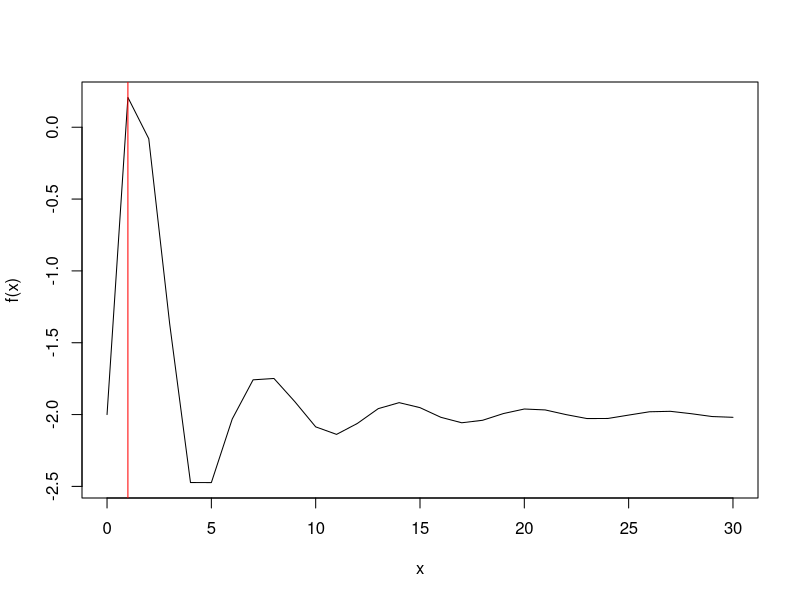
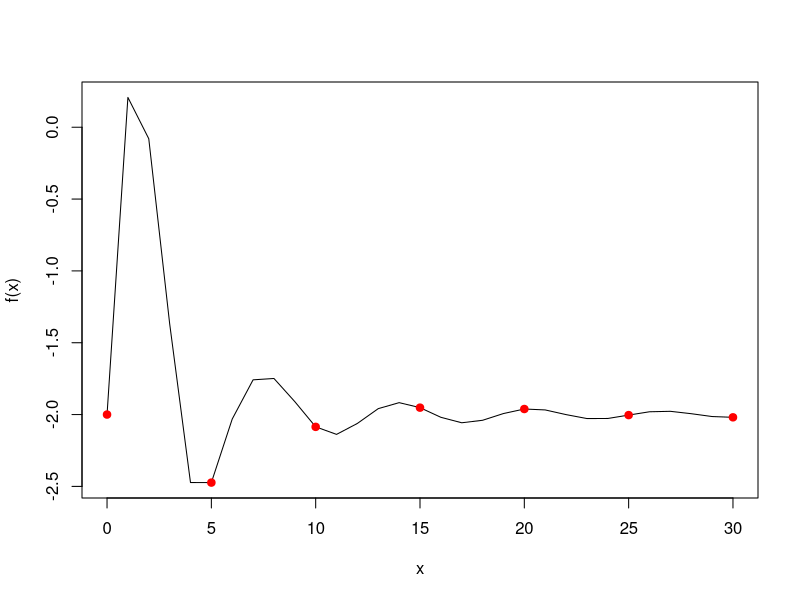

These figures' R source, in order:
## ---- chunk 1
knitr::opts_chunk$set(echo = FALSE)
## ---- chunk 2
# R version
RNGversion('3.5.1')
## ---- chunk 3
#1.1
f <- function(x){
  return(x^2/exp(x) - 2*exp(-1*(9*sin(x)) / (x^2 + x + 1)))
}

## ---- chunk 4
#1.2
crossover <- function(x,y){
  return((x+y) / 2)
}

## ---- chunk 5
#1.3
mutate <- function(x){
  return(x^2 %% 30)
}
## ---- chunk 6
#4
#4
genetic <- function(maxiter, mutprob){
  #a
  plot(x = seq(0,30), y = f(seq(0,30)), type = "l", xlab = "x", ylab = "f(x)")
  abline(v=seq(0,30)[which.max(f(seq(0,30)))], col="red" )
  
  #b
  X = seq(0,30,5)
  
  #c
  Values = f(X)
  
  #d
  #set seed
  set.seed(1234567890)
  for (i in 1:maxiter) {
    #i
    parents = match(sample(X, 2),X)
    
    #ii
    victim = order(Values)[1]
    
    #iii
    kid = round(crossover(parents[1],parents[2]))
    p = runif(1)
    if (p < mutprob) {
      kid = mutate(kid)
    }
    
    #iv
    X[victim] = kid
    Values = f(X)
    
    #v
    max = max(Values)
  }
  
  #e
  print(X)
  print(Values)
  plot(x = seq(0,30), y = f(seq(0,30)), type = "l", xlab = "x", ylab = "f(x)")
  points(x = X, y = Values, col = "red", pch = 19)
}


## ---- chunk 7
# Just testing no change, i.e. initial population
genetic(1,0)
## ---- chunk 8
# R version
RNGversion('3.5.1')
# Packages

